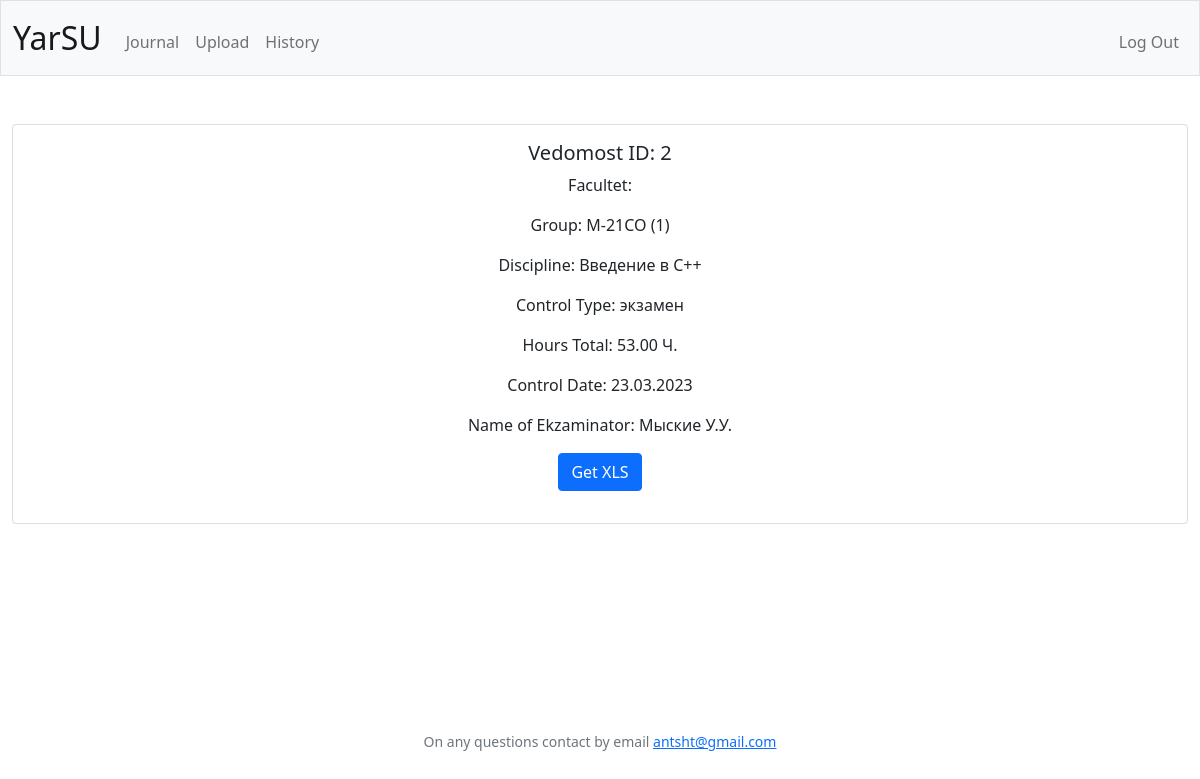
The page /vedomost?id=2 (signed in) on the database its author committed.
### tables this page shows
CREATE TABLE "vedomosti" (
	"id"	INTEGER NOT NULL UNIQUE,
	"group_id"	INTEGER NOT NULL,
	"discipline"	TEXT NOT NULL,
	"control_type"	TEXT NOT NULL,
	"name_of_ekzaminator"	TEXT NOT NULL,
	"hours_total"	INTEGER NOT NULL,
	"control_date"	TEXT NOT NULL,
	PRIMARY KEY("id" AUTOINCREMENT)
);

CREATE TABLE "groups" (
	"id"	INTEGER NOT NULL UNIQUE,
	"name"	TEXT NOT NULL UNIQUE,
	"facultet"	INTEGER NOT NULL DEFAULT 0,
	"uplan"	INTEGER NOT NULL DEFAULT 0,
	"kurs"	INTEGER NOT NULL DEFAULT 0,
	PRIMARY KEY("id")
);

### app.py (the view)
@app.route("/vedomost", methods=["GET", "POST"])
@login_required
def vedomost():
    if request.method == "GET":
        if not request.args.get("id") or len(request.args.get("id")) == 0:
            return redirect("/")
        id = int(request.args.get("id"))
        vedomosti = get_vedomosti(id)
        return render_template("vedomost.html", vedomosti=vedomosti)
    if request.method == "POST":
        id = int(request.form.get("id"))
        xlsx_file = generate_xlsx_ved(id)
        return send_file(xlsx_file, download_name="output.xlsx", as_attachment=True)

### app.py (called while the page is built)
@app.after_request
def after_request(response):
    response.headers["Cache-Control"] = "no-cache, no-store, must-revalidate"
    response.headers["Expires"] = 0
    response.headers["Pragma"] = "no-cache"
    return response

### database.py (called while the page is built, shortened)
def get_vedomosti(id=None):
    if id:
        return db.execute(
            "SELECT vedomosti.id, vedomosti.group_id, vedomosti.discipline, vedomosti.control_type, vedomosti.name_of_ekzaminator, vedomosti.hours_total, vedomosti.control_date, groups.name as g_name, facultets.name as f_name FROM vedomosti LEFT JOIN groups on vedomosti.group_id = groups.id LEFT JOIN facultets ON groups.facultet = facultets.id WHERE vedomosti.id = ?;",
            id,
        )

### helpers.py (called while the page is built)
def login_required(f):
    @wraps(f)
    def decorated_function(*args, **kwargs):
        if session.get("user_id") is None:
            return redirect("/login")
        return f(*args, **kwargs)
    return decorated_function

def format_hrs(value):
    return f"{value:,.2f} Ч."

### sql.py (called while the page is built, shortened)
def _enable_logging(f):
    import logging
    import functools
    import os
    @functools.wraps(f)
    def decorator(*args, **kwargs):
        try:
            import flask
        except ModuleNotFoundError:
            return f(*args, **kwargs)
        disabled = logging.getLogger("cs50").disabled
        if flask.current_app and os.getenv("FLASK_ENV") == "development":
            logging.getLogger("cs50").disabled = False
        try:
            return f(*args, **kwargs)
        finally:
            logging.getLogger("cs50").disabled = disabled
    return decorator

def _parse_placeholder(token):
    import re
    import sqlparse
    if not isinstance(token, sqlparse.sql.Token) or token.ttype != sqlparse.tokens.Name.Placeholder:
        raise TypeError()
    if token.value == "?":
        return "qmark", None

    def _disconnect(self):
        if hasattr(_data, self._name()):
            getattr(_data, self._name()).close()
            delattr(_data, self._name())

    def _name(self):
        return str(hash(self))

        def connect(dbapi_connection, connection_record):
            try:
                if isinstance(dbapi_connection, sqlite3.Connection):  # If back end is sqlite
                    cursor = dbapi_connection.cursor()
                    cursor.execute("PRAGMA foreign_keys=ON")
                    cursor.close()
            except:
                pass

### templates/vedomost.html (shortened to what this page needs)
{% extends "layout.html" %}
{% block main %}
{% for vedomost in vedomosti %}
<div class="card">
  <div class="card-body">
    <h5 class="card-title">Vedomost ID: {{ vedomost.id }}</h5>
    <p class="card-text">Facultet: {{ vedomost.f_nane }}</p>
    <p class="card-text">Group: {{ vedomost.g_name }} ({{ vedomost.group_id }})</p>
    <p class="card-text">Discipline: {{ vedomost.discipline }}</p>
    <p class="card-text">Control Type: {{ vedomost.control_type }}</p>
    <p class="card-text">Hours Total: {{ vedomost.hours_total | hrs }}</p>
    <p class="card-text">Control Date: {{ vedomost.control_date }}</p>
    <p class="card-text">Name of Ekzaminator: {{ vedomost.name_of_ekzaminator }}</p>
    <p class="card-text">
    <form action="/vedomost" method="post">
      <button class="btn btn-primary" type="submit">Get XLS</button></p>
  </div>
</div>
{% endfor %}
{% endblock %}

### rows shown on the page
vedomosti: id "2", g_name "М-21СО", group_id "1", discipline "Введение в С++", control_type "экзамен", hours_total|hrs "53.00 Ч.", control_date "23.03.2023", name_of_ekzaminator "Мыские У.У."
